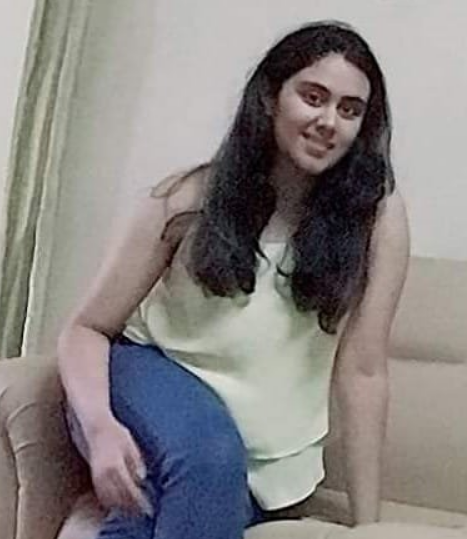
#> input picture cw-Similarity/dataset/p1.png, 467 x 539 px
$ jupyter execute --allow-errors 'similary(cw).ipynb'
#> lines starting #> are read from the running program, lines starting #| are printed output that depends on the picture
[cell 1]
import numpy as np
import cv2
import matplotlib.pyplot as plt
from keras_facenet import FaceNet
#> (the rest of this cell did not finish here and is left out)

[cell 2]
img1=cv2.imread("dataset/p1.png")
#> img1 is the input picture: shape (539, 467, 3); mean B, G, R 129.2, 130.4, 134.7
img2=cv2.imread("dataset/p2.png")
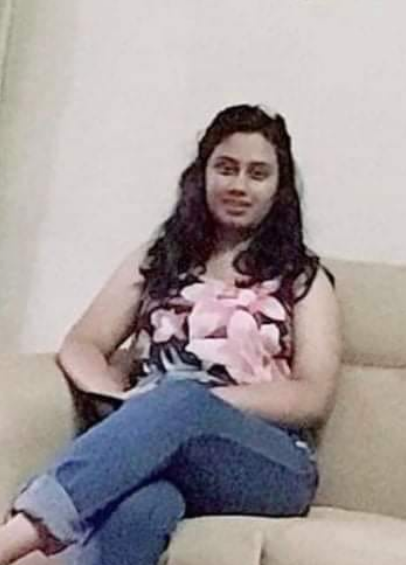
#> input picture cw-Similarity/dataset/p2.png, 406 x 565 px
#> img2 is the input picture: shape (565, 406, 3); mean B, G, R 156.9, 155.2, 163.4
img3=cv2.imread("dataset/pp.png")
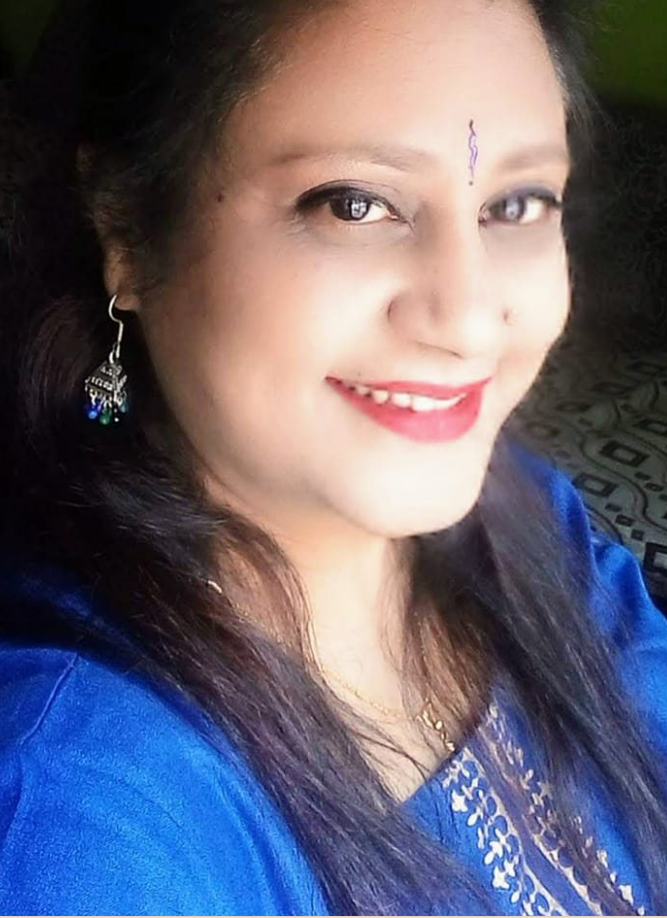
#> input picture cw-Similarity/dataset/pp.png, 667 x 918 px
#> img3 is the input picture: shape (918, 667, 3); mean B, G, R 113.1, 98.3, 102.9

[cell 3]
def plot_img(img):
    plt.imshow(cv2.cvtColor(img,cv2.COLOR_BGR2RGB))

[cell 4]
plot_img(img1)

[cell 5]
plot_img(img2)

[cell 6]
plot_img(img3)
